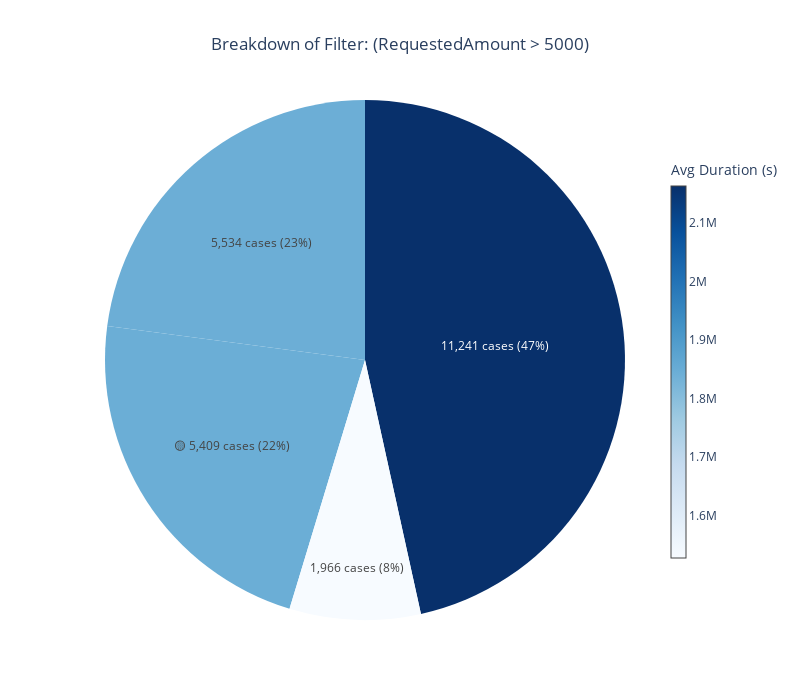

Notebook source saved alongside this figure:
### Code cell
pie('rs_Over5K', log_view, metric='avg_case_duration_seconds', details=False)

### Figure 1 — Plotly figure (JSON) as saved in the notebook; plotly's stock layout.template omitted (floating-point values rounded to 4 significant figures)
{"data": [{"customdata": [["(event in { 'A_Submitted' }) ✅ →<br>(LoanGoal in { 'Car' }) ✅ →<br>(RequestedAmount > 5000) ✅"], ["(event in { 'A_Submitted' }) ✅ →<br>(LoanGoal in { 'Car' }) ❌ →<br>(RequestedAmount > 5000) ✅"], ["(event in { 'A_Submitted' }) ❌ →<br>(LoanGoal in { 'Car' }) ✅ →<br>(RequestedAmount > 5000) ✅"], ["(event in { 'A_Submitted' }) ❌ →<br>(LoanGoal in { 'Car' }) ❌ →<br>(RequestedAmount > 5000) ✅"]], "hovertemplate": "<b>%{customdata[0]}</b><extra></extra>", "labels": ["🟡 5,409 cases (22%)", "11,241 cases (47%)", "1,966 cases (8%)", "5,534 cases (23%)"], "marker": {"colors": ["rgb(107, 174, 214)", "rgb(8, 48, 107)", "rgb(247, 251, 255)", "rgb(108, 174, 214)"]}, "textinfo": "label", "type": "pie", "values": [5409, 11241, 1966, 5534]}, {"hoverinfo": "none", "marker": {"cmax": 2163000.0, "cmin": 1528000.0, "color": [1528000.0], "colorbar": {"len": 0.8, "thickness": 15, "title": {"text": "Avg Duration (s)"}}, "colorscale": [[0, "rgb(247,251,255)"], [0.125, "rgb(222,235,247)"], [0.25, "rgb(198,219,239)"], [0.375, "rgb(158,202,225)"], [0.5, "rgb(107,174,214)"], [0.625, "rgb(66,146,198)"], [0.75, "rgb(33,113,181)"], [0.875, "rgb(8,81,156)"], [1, "rgb(8,48,107)"]], "showscale": true}, "mode": "markers", "showlegend": false, "type": "scatter", "x": [null], "y": [null]}], "layout": {"height": 700, "paper_bgcolor": "white", "plot_bgcolor": "white", "showlegend": false, "title": {"text": "Breakdown of Filter: (RequestedAmount > 5000)", "x": 0.5}, "width": 800, "xaxis": {"showgrid": false, "showticklabels": false, "zeroline": false}, "yaxis": {"showgrid": false, "showticklabels": false, "zeroline": false}}}
